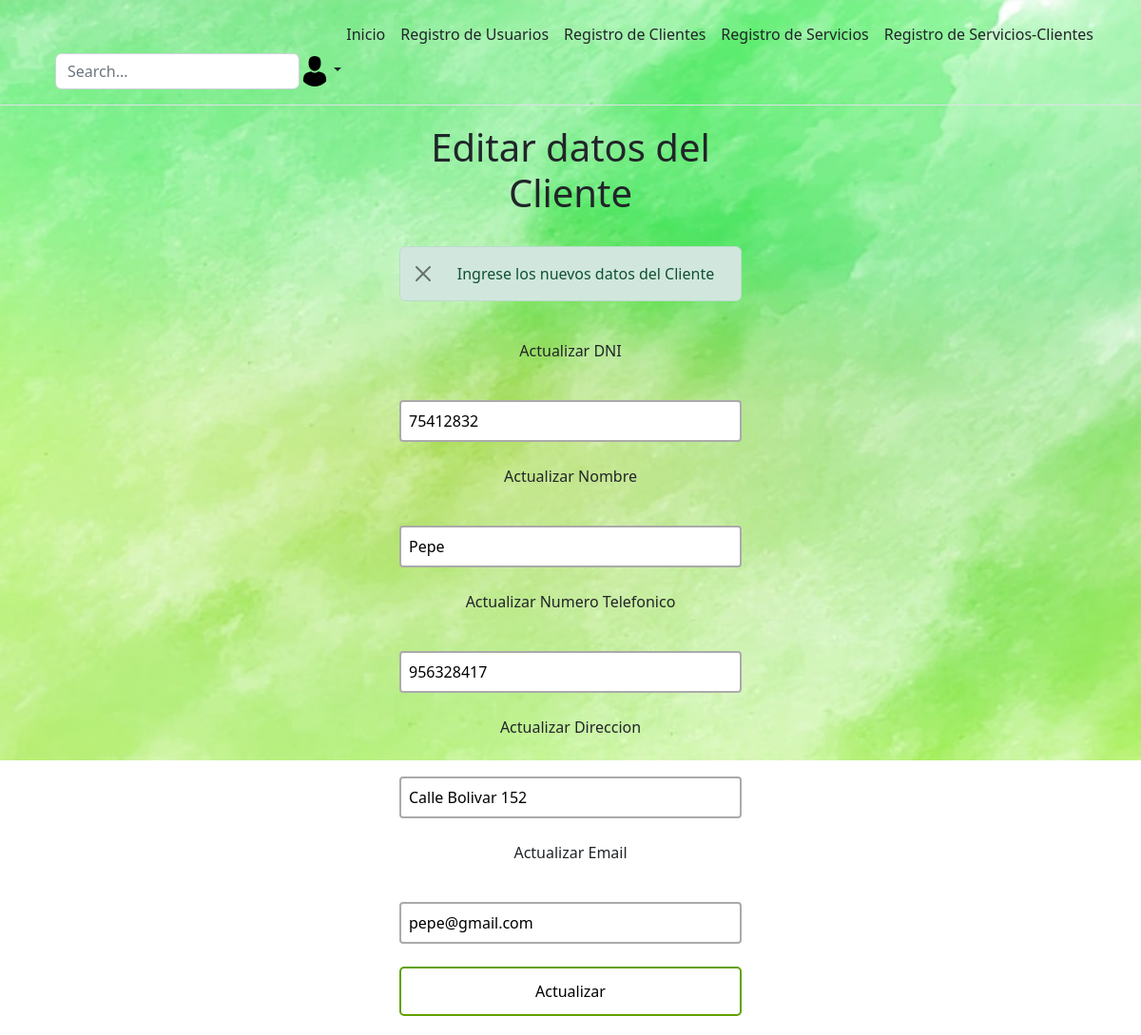
Page /update-clients.php?id=33 on the committed database.
### tables this page shows
CREATE TABLE `clients` (
  `id` int(11) NOT NULL,
  `dni` int(8) NOT NULL,
  `name` text NOT NULL,
  `phone_number` int(9) NOT NULL,
  `address` text NOT NULL,
  `email` varchar(100) NOT NULL
);

### update-clients.php (the view, shortened to what this page needs)
<?php
    include("config.php");
    $id=$_GET['id'];
    $sql="SELECT * FROM clients WHERE id='$id'";
    $query=mysqli_query($mysqli, $sql);
    $row=mysqli_fetch_array($query);
?>
<!DOCTYPE html>
<html lang="en">
    <head>
        <link rel="stylesheet" type="text/css" href="style-clients.css?ts=<?=time()?>" />
    </head>
    <div>
    <?php
  include("header.php");
    ?>
  </div>
    <body>
        <div class="users-form">
            <form action="edit-clients.php" method="POST">
                <h1>Editar datos del Cliente</h1>
                <div class="alert alert-success alert-dismissible fade show" role="alert">
                Ingrese los nuevos datos del Cliente
                <button type="button" class="btn-close" data-bs-dismiss="alert" aria-label="Close"></button>
                </div>
                <p>Actualizar DNI</p>
                <input type="text" name="dni" placeholder="Dni" value="<?= $row['dni']?>">
                <p>Actualizar Nombre</p>
                <input type="text" name="name" placeholder="Nombre" value="<?= $row['name']?>">
                <p>Actualizar Numero Telefonico</p>
                <input type="text" name="phone_number" placeholder="Numero Telefonico" value="<?= $row['phone_number']?>">
                <p>Actualizar Direccion</p>
                <input type="text" name="address" placeholder="Direccion" value="<?= $row['address']?>">
                <p>Actualizar Email</p>
                <input type="text" name="email" placeholder="Email" value="<?= $row['email']?>">
                <input type="submit" onclick="edit()" value="Actualizar">
            </form>
        </div>
    </body>
</html>

### style-clients.css (style rules this page uses)
* { box-sizing: border-box; margin: 0; padding: 0; }
html { font-family: 'Segoe UI', sans-serif; text-align: center; }
body { background-image: url('Fondo.png'); background-size: 100vw 100vh; background-repeat:no-repeat; background-attachment: fixed; }
.users-form form { display: flex; flex-direction: column; gap: 24px; width: 30%; margin: 20px auto; text-align: center; }
.users-form form input { font-family: 'Segoe UI', sans-serif; }
.users-form form input[type=text], .users-form form input[type=text], .users-form form input[type=text] { padding: 8px; border:2px solid #aaa; border-radius:4px; outline:none; transition:.3s; }
.users-form form input[type=submit] { border: none; padding: 12px 50px; text-decoration: none; transition-duration: 0.4s; cursor: pointer; border-radius: 5px; background-color: white; color: rgb(0, 0, 0); border: 2px solid #60a100; text-align: center; }

### rows in the picture
clients: dni "75412832", name "Pepe", phone_number "956328417", address "Calle Bolivar 152", email "pepe@gmail.com"
